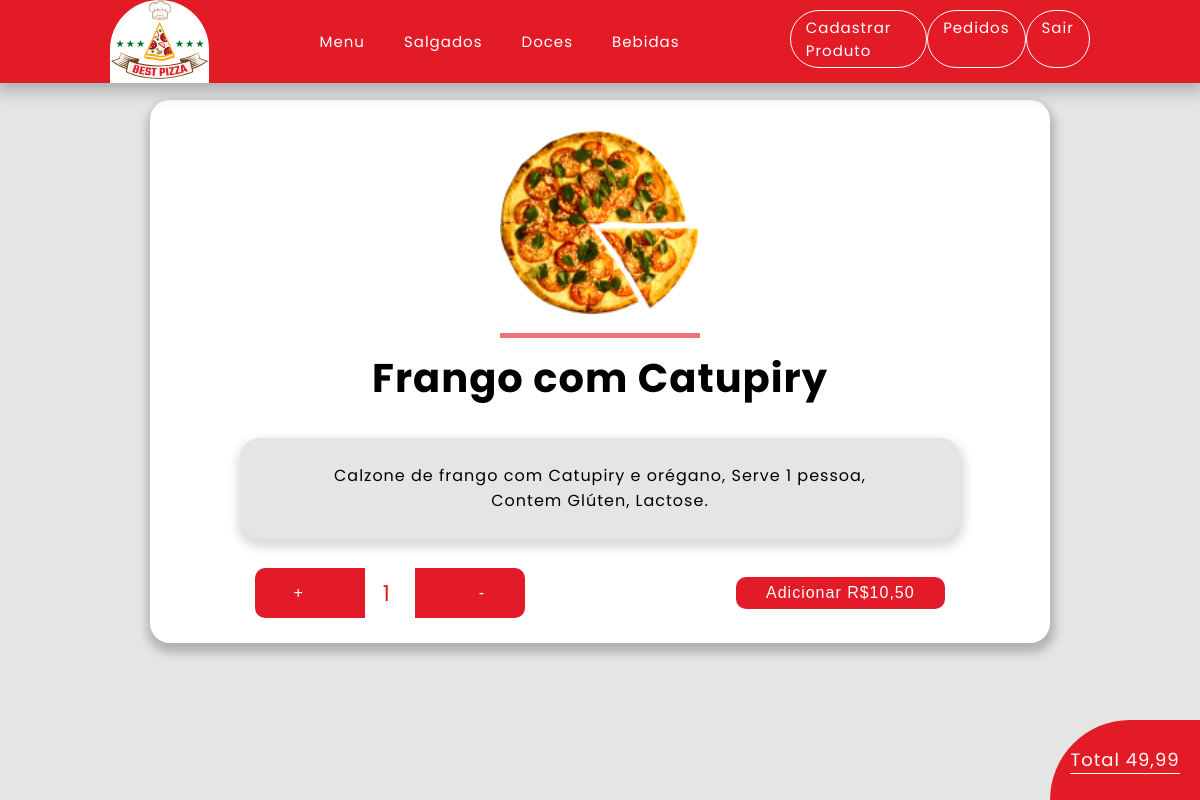
The app's page /assets/pages/produto.php?id=1 (signed in) with its own data.
### tables this page shows
CREATE TABLE `usuarios` (
  `idUsuario` int(11) NOT NULL COMMENT 'codigo do usuario gerado por auto incremento',
  `tipo_usuario_idTipo` int(11) NOT NULL COMMENT 'chave estrangeira da tabela tipo_usuario',
  `nome_usuarios` varchar(45) NOT NULL COMMENT 'nome do usuario',
  `senha` varchar(45) NOT NULL COMMENT 'senha do usuario',
  `email` varchar(100) NOT NULL COMMENT 'e-mail do usuario'
);

CREATE TABLE `produtos` (
  `idProduto` int(11) NOT NULL COMMENT 'codigo do produto',
  `tipoProduto_idtTipo_produto` int(11) NOT NULL COMMENT 'chave estrangeira da tabela tipo_produto',
  `nome_produtos` varchar(45) NOT NULL COMMENT 'nome do produto',
  `descricao` text NOT NULL COMMENT 'descrição do produto( valor nutricional, restrições alimenticias',
  `preco` decimal(5,2) NOT NULL COMMENT 'valor do produto',
  `imagem` varchar(100) NOT NULL COMMENT 'imagem do produto( nome do produto + md5)'
);

### assets/pages/produto.php (the view, shortened to what this page needs)
<?php
	$id = $_GET['id'];
?>
<!DOCTYPE html>
<html lang="pt-br">
<head>
  <link rel="stylesheet" href="../src/css/main.css">
  <link rel="stylesheet" href="../src/css/product.css">
  <link rel="stylesheet" href="../src/css/cart_footer.css">
</head>
<body>
  <header>
		<div id="logo"><img src="../src/img/Text.svg" alt="logo"></div>
		<?php include_once '../pages/parts/header.php'?>
	<?php
		include '../functions/connection.php';
		$stmt = $conn->query("SELECT produtos.idProduto, tipoproduto.nome_tipoProduto, produtos.nome_produtos, produtos.descricao, produtos.preco FROM produtos INNER JOIN tipoproduto on produtos.tipoProduto_idtTipo_produto = tipoproduto.idTipo_produto WHERE produtos.idProduto=".$id.";");
		while ($row = $stmt->fetch()) {
			$row["preco"] = str_replace('.', ',', $row["preco"]);
			echo'
			<main id="desc-product">
			<div id="img-product">
				<img src="../src/produtos/src/img/1.png" alt="">
			</div>
			<h1>'.$row["nome_produtos"].'</h1>
			<div id="content">
				<p>
				'.$row["descricao"].'
				</p>
			</div>
			<form id="action" method="GET" action="./novo-pedido.php">
				<div id="count-product">
					<button type="button" onclick="alterAmounth(1)" class="add-button count-button left">+</button>
					<input value="1" id="input-product" name="qnt" min="0" readonly="readonly" type="number">
					<button type="button" onclick="alterAmounth(-1)" class="add-button count-button right">-</button>
				</div>
				<button type="submit" id="adicionar"  class="add-button">Adicionar R$'.$row["preco"].'</button>
			</fom>
		</main>';
		}
	?>
	<footer>
		<a href="#" id="footer-content">
			<p id="price">Total 49,99</p>
		</a>
	</footer>
</body>
</html>

### assets/pages/parts/header.php
    <div id="links">
        <a class="nav-link" href="/PARTE%20PRATICA/">Menu</a>
        <a class="nav-link" href="">Salgados</a>
        <a class="nav-link" href="">Doces</a>
        <a class="nav-link" href="">Bebidas</a>
    </div>
    <?php
    if (isset($_SESSION['userId'])) {
        echo'<div id="dados">';
        include '../functions/connection.php';
        $stmt = $conn->query("SELECT usuarios.tipo_usuario_idTipo FROM `usuarios` WHERE idUsuario = ".$_SESSION['userId'].";");
        while ($row = $stmt->fetch()) {
            if ($row['tipo_usuario_idTipo'] == 1) {
                echo '<a class="nav-link" href="/PARTE%20PRATICA/assets/pages/novo-produto.php">Cadastrar Produto</a>';
                echo '<a class="nav-link" href="/PARTE%20PRATICA/assets/pages/adm-pedidos.php">Pedidos</a>';
            }else if ($row['tipo_usuario_idTipo'] == 2) {
                echo '<a class="nav-link" href="/PARTE%20PRATICA/assets/pages/novo-produto.php">Pedidos</a>';
            }
            else{
                echo '<a class="nav-link" href="/PARTE%20PRATICA/assets/pages/pedidos.php">Meus Pedidos</a>';
            }
        }
        echo'
        <a class="nav-link logoff" href="/PARTE%20PRATICA/assets/functions/delete_coockie.php">Sair</a>
        </div>';
        };
?>
</header>

### assets/src/css/main.css (style rules this page uses)
* { padding: 0; margin: 0; box-sizing: border-box; letter-spacing: 1px; }
header { box-shadow: #00000040 0px 4px 16px 4px; position: fixed; top: 0; z-index: 10; background: #E31B27; width: 100vw; display: flex; align-items: center; justify-content: space-evenly; }
#logo { background: white; border-radius: 100px 100px 0 0; }
#links { font-size: 15px; font-family: 'Poppins', sans-serif; width: 30%; display: flex; justify-content: space-between; }
#dados { font-size: 15px; font-family: 'Poppins', sans-serif; width: 25%; display: flex; justify-content: space-between; }
#dados a { color: white; border: 1px solid white; padding:5px 15px; margin-top: -5px; border-radius:100px; }
.nav-link { text-decoration: none; color:white; transition: 0.5s; }

### assets/src/css/product.css (style rules this page uses)
body { background: #E5E5E5; }
main { font-size: 20px; font-family: 'Poppins', sans-serif; width: 75%; margin: auto; background:white; display: flex; flex-direction: column; align-items: center; border-radius:20px; margin-top: 100px; box-shadow: #00000038 1px 6px 10px 4px; padding-bottom: 25px; margin-bottom: 25px; }
#img-product { margin-top: 30px; width: 200px; padding-bottom: 10px; border-bottom: solid 5px #e31b289c; }
#img-product img { width: 100%; }
#content { display: flex; align-items: center; width: 60vw; background: #E5E5E5; border-radius:20px; padding:2vw 5vw; min-height: 100px; font-size: 16px; margin-top: 30px; box-shadow: #00000023 1px 6px 10px 4px; text-align: center; justify-content: center; }
h1 { margin-top: 10px; }
.add-button { text-decoration: none; color: white; background: #e31b28; padding: 7px 30px; font-size: 16px; border-radius: 10px; transition: 0.5s; }
#action { margin-top:50px; display:flex; flex-direction: row; margin-top: 30px; width: 100%; align-items: center; justify-content: space-around; }
#count-product { background-color: #e31b28; padding: 0px 0px; border-radius: 10px; display: flex; height: 50px; align-items: center; justify-content: space-around; width:30%; }
.left,.right,.add-button { border:none; }
#input-product { text-align: center; color: #e31b28; font-family: 'Poppins', sans-serif; font-size: 22px; border:none; padding:18px 0; text-align: center; padding-left: 8px; max-width:50px; }
.count-button { border-radius: 100px 0 0 100px; background:none; padding:0; width:40px; padding: 0 10px; text-align: center; }

### assets/src/css/cart_footer.css (style rules this page uses)
footer { z-index: 10; width: 150px; height: 80px; position: fixed; bottom: 0; right: 0; background: #E31B27; border-radius: 100px 0 0 0; display: flex; align-items: center; justify-content: space-evenly; }
#footer-content { text-decoration: none; display: flex; flex-direction: column; }
footer a { color: white; font-size: 18px; font-family: 'Poppins', sans-serif; }
#price { border-bottom: 1px solid white; padding-bottom: 1 10px }

### records on screen
usuarios: shows "Cadastrar Produto"
produtos: nome_produtos "Frango com Catupiry", descricao "Calzone de frango com Catupiry e orégano, Serve 1 pessoa, Contem Glúten, Lactose.", preco "10,50"
